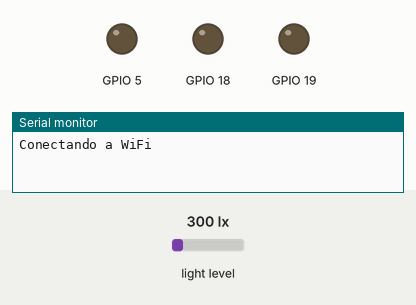
This sketch was run on a simulated ESP32. On the bench: output pins drawn as LEDs (lit = HIGH), the last lines printed to the serial monitor. The inputs (shaded band) are chosen by the test bench; at power-on: light level 300 lx. WiFi joins after 1.5 s; servers stay silent unless stated; a WiFi scan finds three made-up networks; uploads are accepted with an empty reply; the local clock reads 2024-03-15 10:24:30 at power-on unless the sketch sets it.

Above: at 1.1 s.
At 4.8 s:
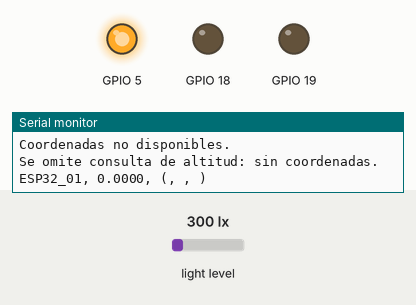
Timing chart, 0 to 6.3 s (numbered marks = the images above):
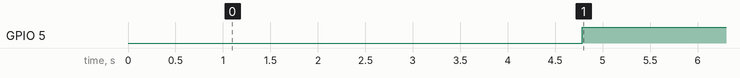

The sketch:

ArcGIS_Velocity.ino
```cpp
/*
 * ESP32 + TSL2591 — IRRADIANCIA + COORDENADAS DD + ENVÍO A ARCGIS VELOCITY (HTTP Receiver)
 *

 *** //////////////// CONEXIONES ///////////////////

  * TSL2591
    SCL -> GPIO22
    SDA -> GPIO21
    3V3 y GND comunes

  * LEDS
    + LED ROJO -> GPIO5
    + LED VERDE -> GPIO18
    + LED AMARILLO -> GPIO 19
    3V3 y GND comunes

 */

// ── Importar librerías requeridas ────────────────────────────────────────
#include <Wire.h>
#include <WiFi.h>
#include <WiFiClientSecure.h>
#include <HTTPClient.h>
#include <ArduinoJson.h>
#include <Adafruit_Sensor.h>
#include <Adafruit_TSL2591.h>

// ── Credenciales ──────────────────────────────────────────────────────────
const char* ssid         = "SU_SSID";
const char* password     = "SU_CONTRASEÑA";
const char* ApiKey = "SUS_CREDENCIALES_DE_API";

// ==== AGREGADO PARA API ====
// Debe utilizar una API para poder georeferenciar la ubicación actual del dispositivo. De ser necesario, modificiar la lógica actual para ello.

// URL del HTTP Endpoint Path que ArcGIS Velocity genera al crear el feed (aparece en la página de detalles del feed, después de crearlo).

const char* velocityEndpoint = "https://LA_URL_DE_SU_FEED";

// Credenciales de autenticación tipo "Basic" configuradas en el feed.
// Deben coincidir EXACTAMENTE
// con las que se registren en el feed dentro de ArcGIS Velocity.
  // const char* velocityUser = "SU_USUARIO";
  // const char* velocityPass = "SU_CONTRASEÑA";

// ==== AGREGADO PARA TIMESTAMP (NTP) ====
// Servidores NTP para sincronizar el reloj interno del ESP32.
const char* ntpServer1 = "pool.ntp.org";
const char* ntpServer2 = "time.google.com";
// Se usa UTC (offset 0) para que el timestamp sea directamente
// comparable en ArcGIS Velocity, sin depender de usos horarios.
const long  gmtOffsetSec      = 0;
const int   daylightOffsetSec = 0;

bool relojSincronizado = false;
// ==== FIN AGREGADO ====

// ── Objetos ───────────────────────────────────────────────────────────────
Adafruit_TSL2591 tsl = Adafruit_TSL2591(2591);  //Se crea el objeto del sensor

// ── Estados ────────────────────────────────────────────────────────────────
float         latitud        = 0.0;
float         longitud       = 0.0;
float         altitud        = 0.0;
bool          ubicacionValida = false;
bool          altitudValida   = false;
unsigned long ultimaLectura   = 0;
const unsigned long INTERVALO = 4000;   // 4 segundos; 1 Segundo = 1000.

// ── Regresión cúbica ──────────────────────────────────────────────────────
float irradiancia(uint32_t x) {
  double v = 5.553e-12 * pow(x, 3) - 3.618e-7 * pow(x, 2) + 2.263e-2 * x - 29.53;
  return v < 0 ? 0.0 : (float)v;
}

// ==== AGREGADO PARA REGRESIÓN CÚBICA ====
// Esta regresión es producto de un estudio realizado por parte del expositor (Johan Rodríguez). En resumen, corresponde a una regresión Piranómetro vs TSL2591 que posteriormente fue filtrada mediante binning para emular el comportamiento de un piranómetro.
// ==== FIN AGREGADO ====


// ── Construye el payload JSON con las redes WiFi visibles (geolocalización) ──
String construirPayload() {
  int n = WiFi.scanNetworks();
  StaticJsonDocument<2048> doc;
  JsonArray wifiAccessPoints = doc.createNestedArray("wifiAccessPoints");

  for (int i = 0; i < n; i++) {
    JsonObject ap = wifiAccessPoints.createNestedObject();
    ap["macAddress"]     = WiFi.BSSIDstr(i);
    ap["signalStrength"] = WiFi.RSSI(i);
  }

  String payload;
  serializeJson(doc, payload);
  return payload;
}

// ── Consulta la API de geolocalización (se llama una sola vez) ────────────
bool obtenerCoordenadas() {
  if (WiFi.status() != WL_CONNECTED) {
    Serial.println("ERROR: sin conexión WiFi, no se puede geolocalizar.");
    return false;
  }

  String url = "https://LA_URL_DE_SU_API" + String(ApiKey);

  WiFiClientSecure client;
  client.setInsecure();

  HTTPClient http;
  http.setConnectTimeout(15000);
  http.setTimeout(15000);
  http.begin(client, url);
  http.addHeader("Content-Type", "application/json");
  int codigo = http.POST(construirPayload());

  if (codigo != 200) {
    Serial.printf("ERROR: API geolocalización respondió, código %d\n", codigo);
    http.end();
    return false;
  }

  StaticJsonDocument<512> doc;
  DeserializationError err = deserializeJson(doc, http.getString());
  http.end();

  if (err) {
    Serial.println("ERROR: no se pudo parsear respuesta JSON.");
    return false;
  }

  // Equivalencia a un GET.
  latitud  = doc["location"]["lat"];
  longitud = doc["location"]["lng"];
  return true;
}

// ── Consulta la Elevation API con la lat/lon ya obtenida (una sola vez) ───
bool obtenerAltitud() {
  if (WiFi.status() != WL_CONNECTED) {
    Serial.println("ERROR: sin conexión WiFi, no se puede obtener altitud.");
    return false;
  }

  String url = "https://LA_URL_DE_SU_API"
               + String(latitud, 6) + "," + String(longitud, 6)
               + "&key=" + String(ApiKey);

  WiFiClientSecure client;
  client.setInsecure();

  HTTPClient http;
  http.setConnectTimeout(15000);
  http.setTimeout(15000);
  http.begin(client, url);
  int codigo = http.GET();

  if (codigo != 200) {
    Serial.printf("ERROR: La API respondió, código %d\n", codigo);
    http.end();
    return false;
  }

  StaticJsonDocument<1024> doc;
  DeserializationError err = deserializeJson(doc, http.getString());
  http.end();

  if (err || doc["status"] != "OK") {
    Serial.println("ERROR: no se pudo parsear respuesta de Elevation API.");
    return false;
  }

  altitud = doc["results"][0]["elevation"];
  return true;
}

// ==== AGREGADO PARA TIMESTAMP (NTP) ====
// Sincroniza el reloj interno del ESP32 vía NTP. Se llama una sola vez
// en setup(), igual que la geolocalización y la altitud. Una vez
// sincronizado, el reloj interno del ESP32 sigue avanzando solo,
// así que no hace falta repetir esta llamada en cada lectura.
bool sincronizarReloj() {
  if (WiFi.status() != WL_CONNECTED) {
    Serial.println("ERROR: sin conexión WiFi, no se puede sincronizar el reloj.");
    return false;
  }

  configTime(gmtOffsetSec, daylightOffsetSec, ntpServer1, ntpServer2);

  struct tm horaActual;
  unsigned long inicio = millis();
  // getLocalTime reintenta internamente; se limita el intento total a 15 s
  while (!getLocalTime(&horaActual, 1000) && millis() - inicio < 15000) {
    Serial.print(".");
  }

  if (horaActual.tm_year < (2020 - 1900)) {
    // Si el año obtenido es absurdo, la sincronización falló
    return false;
  }
  return true;
}
// ==== FIN AGREGADO ====

// ── Imprime irradiancia + coordenadas en el formato solicitado ────────────
void imprimirLectura(float irr) {
  String device_id = "ESP32_01";     //TrackingID de ArcGIS Velocity
  String x = ubicacionValida ? String(latitud, 6)  : "";
  String y = ubicacionValida ? String(longitud, 6) : "";
  String z = altitudValida   ? String(altitud, 2)  : "";
  Serial.printf("%s, %.4f, (%s, %s, %s)\n", device_id.c_str(), irr, x.c_str(), y.c_str(), z.c_str());
}

// Función para encender los indicadores LED del dispositivo
void encenderLed(float irr)
{
  //Estado bajo -> Encender LED Rojo (GPIO5)
  if (irr < 300.0)
  {
    digitalWrite(5, HIGH);
    digitalWrite(18, LOW);
    digitalWrite(19, LOW);
  }

  //Estado normal -> Encender LED Verde (GPIO18)
  else if (irr >= 300.0 && irr <= 700.0)
  {
    digitalWrite(5, LOW);
    digitalWrite(18, HIGH);
    digitalWrite(19, LOW);
  }
  //Estado alto -> Encender LED Amarillo (GPIO19)
  else if (irr > 700.0)
  {
    digitalWrite(5, LOW);
    digitalWrite(18, LOW);
    digitalWrite(19, HIGH);
  }
}

// ==== AGREGADO PARA ARCGIS VELOCITY ====
// Arma el JSON plano que espera el feed HTTP Receiver, con los 6 campos
// acordados: devide_id, irradiancia, latitud, longitud, altitud y timestamp.
String construirPayloadVelocity(float irr) {
  StaticJsonDocument<256> doc;
  doc["device_id"] = "ESP32_01";
  doc["irradiancia"] = irr;
  doc["latitud"]     = ubicacionValida ? latitud  : 0.0;
  doc["longitud"]    = ubicacionValida ? longitud : 0.0;
  doc["altitud"]     = altitudValida   ? altitud  : 0.0;

  // ==== AGREGADO PARA TIMESTAMP (NTP) ====
  // Se envía como epoch en segundos (entero), porque ArcGIS Velocity reconoce
  // ese formato automáticamente en el paso de Date and time, sin
  // necesidad de indicar un Date format ni hacer conversión adicional.
  time_t ahora = 0;
  if (relojSincronizado) {
    time(&ahora); // el reloj interno ya sincronizado sigue avanzando solo
  }
  doc["timestamp"] = (uint32_t)ahora; // epoch en segundos UTC
  // ==== FIN AGREGADO ====

  String payload;
  serializeJson(doc, payload);
  return payload;
}

// Envía el payload por HTTP POST al endpoint del feed HTTP Receiver,
void enviarAVelocity(float irr) {
  if (WiFi.status() != WL_CONNECTED) {
    Serial.println("ERROR: sin conexión WiFi, no se puede enviar a Velocity.");
    return;
  }

  WiFiClientSecure client;
  client.setInsecure(); // mismo criterio usado en las demás llamadas HTTPS de este sketch

  HTTPClient http;
  http.setConnectTimeout(15000);
  http.setTimeout(15000);
  http.begin(client, velocityEndpoint);
  http.addHeader("Content-Type", "application/json");
  // http.setAuthorization(velocityUser, velocityPass); // autenticación Basic

  //Encender los LEDs dependiendo de la radiación
  encenderLed(irr);

  String payload = construirPayloadVelocity(irr);
  int codigo = http.POST(payload);

  if (codigo > 0) {
    Serial.printf("ArcGIS Velocity: POST enviado, código %d\n", codigo);
  } else {
    Serial.printf("ERROR: no se pudo enviar a ArcGIS Velocity (%s)\n", http.errorToString(codigo).c_str());
  }
  http.end();

}
// ==== FIN AGREGADO ====

// ── Setup ─────────────────────────────────────────────────────────────────
void setup() {
  Serial.begin(9600);
  delay(1000);

  // Establecer pines 5, 18 y 19 como salida digital
  pinMode (5, OUTPUT);
  pinMode (18, OUTPUT);
  pinMode (19, OUTPUT);

  // Checklist 1: WiFi
  WiFi.mode(WIFI_STA);
  WiFi.begin(ssid, password);
  Serial.print("Conectando a WiFi");
  unsigned long inicio = millis();
  while (WiFi.status() != WL_CONNECTED && millis() - inicio < 15000) {
    delay(500);
    Serial.print(".");
  }
  Serial.println();
  if (WiFi.status() == WL_CONNECTED) {
    Serial.println("WiFi OK");
  } else {
    Serial.println("ERROR: no se pudo conectar a WiFi (continúa sin coordenadas).");
  }

  // Checklist 2: TSL2591
  Wire.begin(21, 22);
  if (!tsl.begin()) {
    Serial.println("ERROR: TSL2591 no encontrado. Verifica SDA→GPIO21, SCL→GPIO22.");
    while (1);
  }

  // Parámetros estándar para configurar el sensor TSL2591
  tsl.setGain(TSL2591_GAIN_LOW);
  tsl.setTiming(TSL2591_INTEGRATIONTIME_100MS);
  Serial.println("TSL2591 OK");

  // Checklist 3: Sincronización de reloj (una sola vez)
  relojSincronizado = sincronizarReloj();
  Serial.println(relojSincronizado ? "Reloj sincronizado (NTP)." : "Reloj NO sincronizado.");

  // Checklist 4: Coordenadas (una sola consulta)
  ubicacionValida = obtenerCoordenadas();
  Serial.println(ubicacionValida ? "Coordenadas obtenidas." : "Coordenadas no disponibles.");

  // Checklist 4: Altitud (una sola consulta, requiere lat/lon previos)
  if (ubicacionValida) {
    altitudValida = obtenerAltitud();
    Serial.println(altitudValida ? "Altitud obtenida." : "Altitud no disponible.");
  } else {
    Serial.println("Se omite consulta de altitud: sin coordenadas.");
  }

  ultimaLectura = millis() - INTERVALO; // primera lectura inmediata
}

// ── Loop ──────────────────────────────────────────────────────────────────
void loop() {

  // Se obtiene una lectura del sensor cada INTERVALO segundos.
  if (millis() - ultimaLectura < INTERVALO) return;
  ultimaLectura = millis();

  // Obtención de la irradiancia (TSL2591): Total = Visible + IR
  uint32_t full  = tsl.getFullLuminosity();
  uint32_t total = (full & 0xFFFF) + (full >> 16);
  float    irr   = irradiancia(total);

  // Se llama la función que imprime los datos en el monitor serial
  imprimirLectura(irr);

  // Se llama la función que envía los datos a ArcGIS Velocity.
  enviarAVelocity(irr);

}
```

Measured:
- by itself, GPIO 5: LOW → HIGH at 4.8 s
